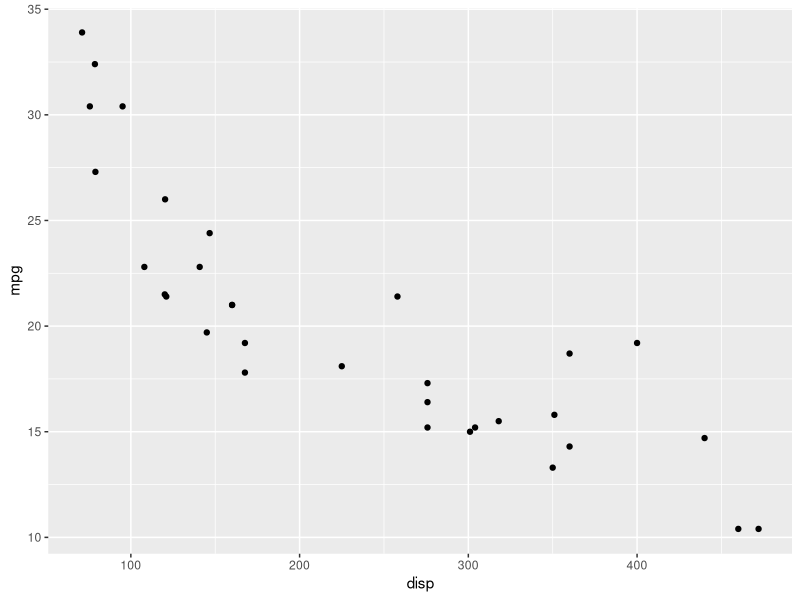
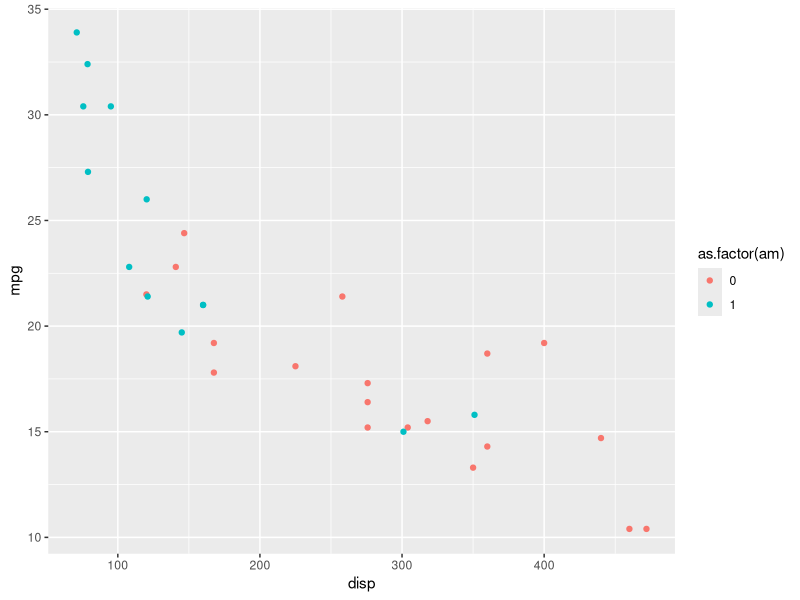
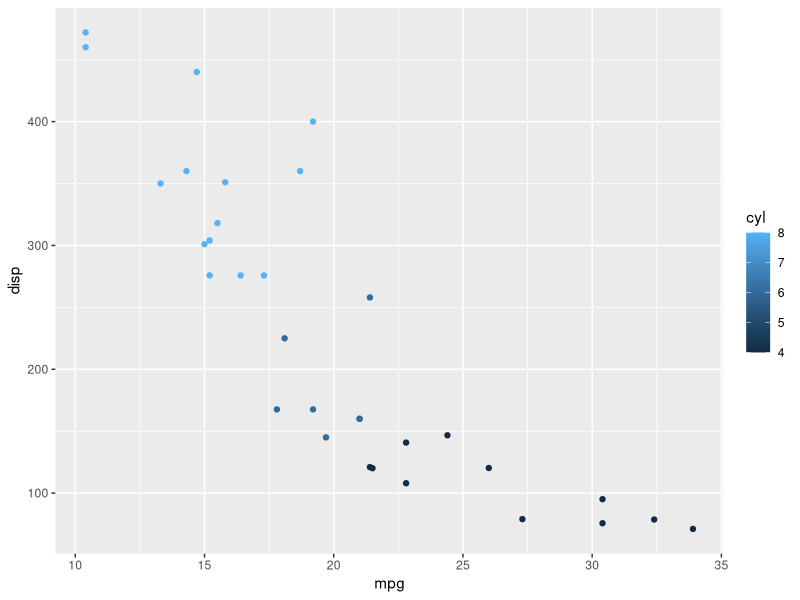
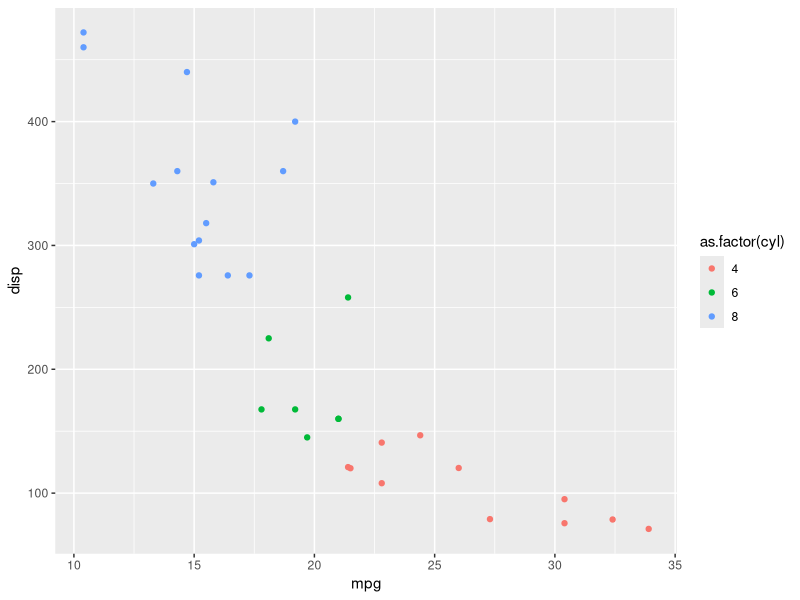
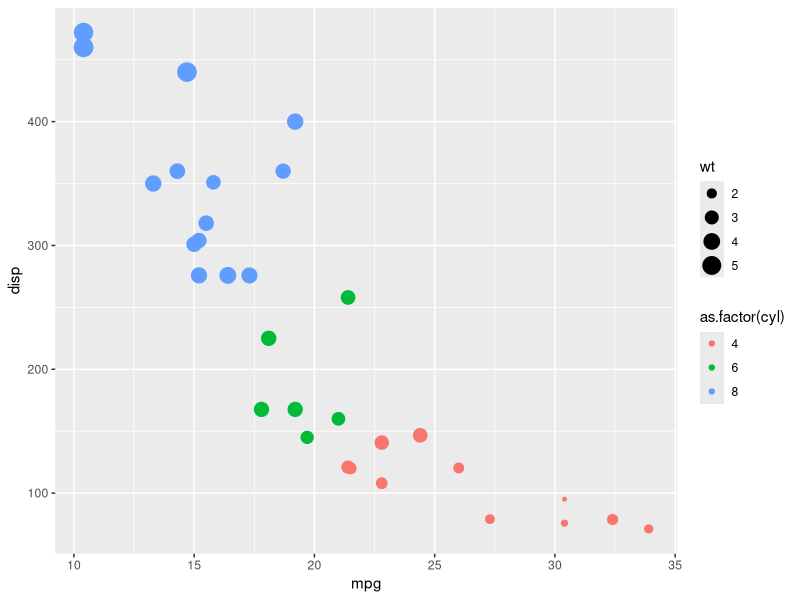
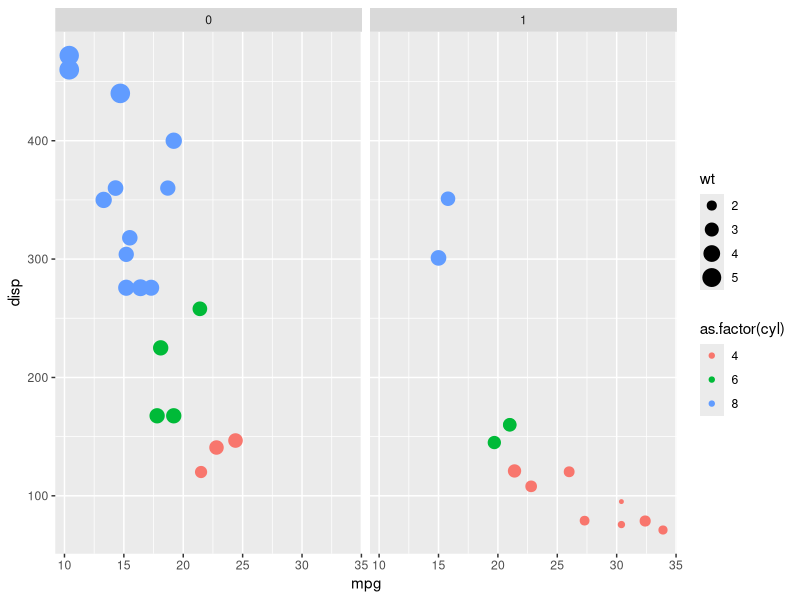
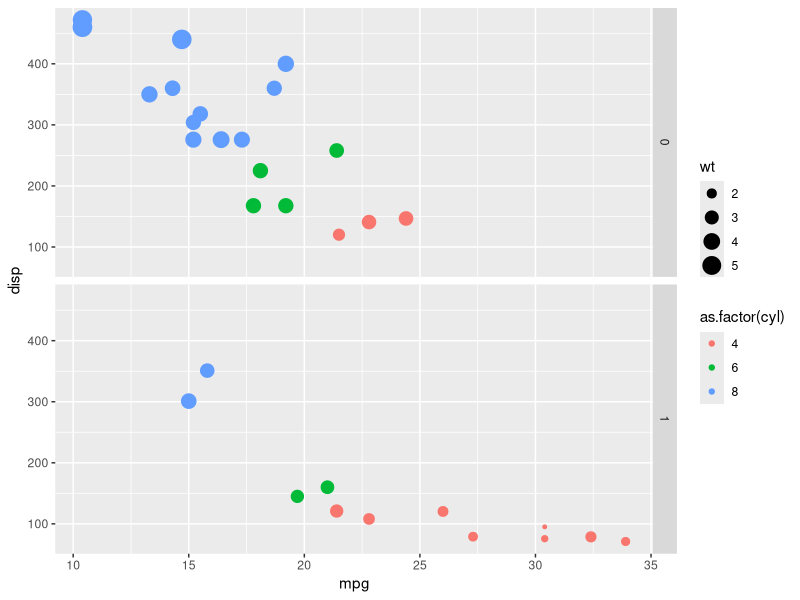
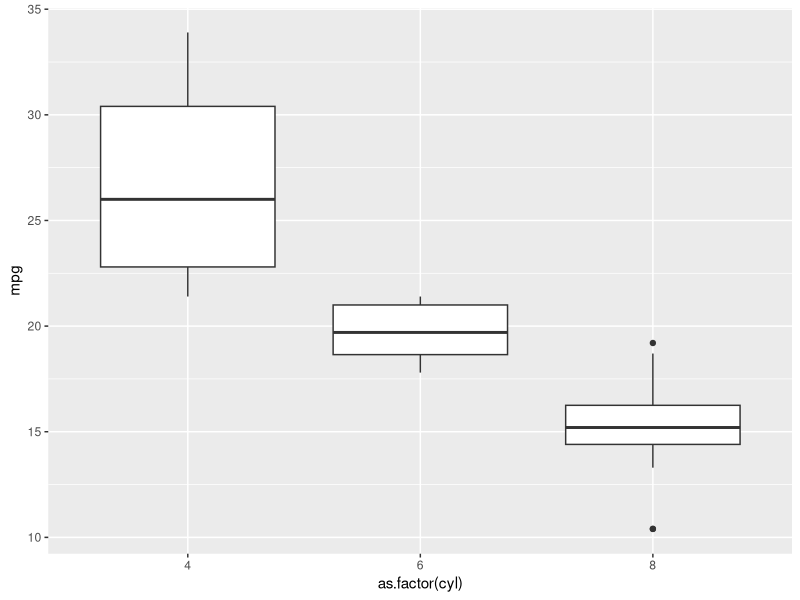

Write the R code that produced these figures, in order.
## ---- chunk 1
library(ggplot2)
## ---- chunk 2
head(mtcars)
## ---- chunk 3
ggplot(data = mtcars, aes(x = disp, y = mpg)) + 
  geom_point()
## ---- chunk 4
ggplot(data = mtcars, aes(x = disp, y = mpg, color = as.factor(am))) + 
  geom_point()
## ---- chunk 5
ggplot(mtcars, aes(x = mpg, y = disp, colour = cyl)) + geom_point()
## ---- chunk 6
ggplot(mtcars, aes(x = mpg, y = disp, colour = as.factor(cyl))) + geom_point()
## ---- chunk 7
ggplot(mtcars, aes(x = mpg, y = disp, colour = as.factor(cyl), size = wt)) + geom_point()
## ---- chunk 8
ggplot(mtcars, aes(x = mpg, y = disp, colour = as.factor(cyl), size = wt)) + geom_point() + facet_grid(.~am)
## ---- chunk 9
ggplot(mtcars, aes(x = mpg, y = disp, colour = as.factor(cyl), size = wt)) + geom_point() + facet_grid(am~.)
## ---- chunk 10
ggplot(mtcars, aes(x = as.factor(cyl), y = mpg)) + geom_boxplot()
## ---- chunk 11
ggplot(mtcars, aes(x = as.factor(cyl), y = mpg, colour = as.factor(cyl))) + geom_boxplot()
## ---- chunk 12
ggplot(mtcars, aes(x = as.factor(cyl), y = mpg, fill = as.factor(cyl))) + geom_boxplot()
## ---- chunk 13
ggplot(mtcars, aes(x = as.factor(cyl), y = mpg, fill = as.factor(cyl))) + geom_boxplot() + scale_fill_discrete(guide = F)
